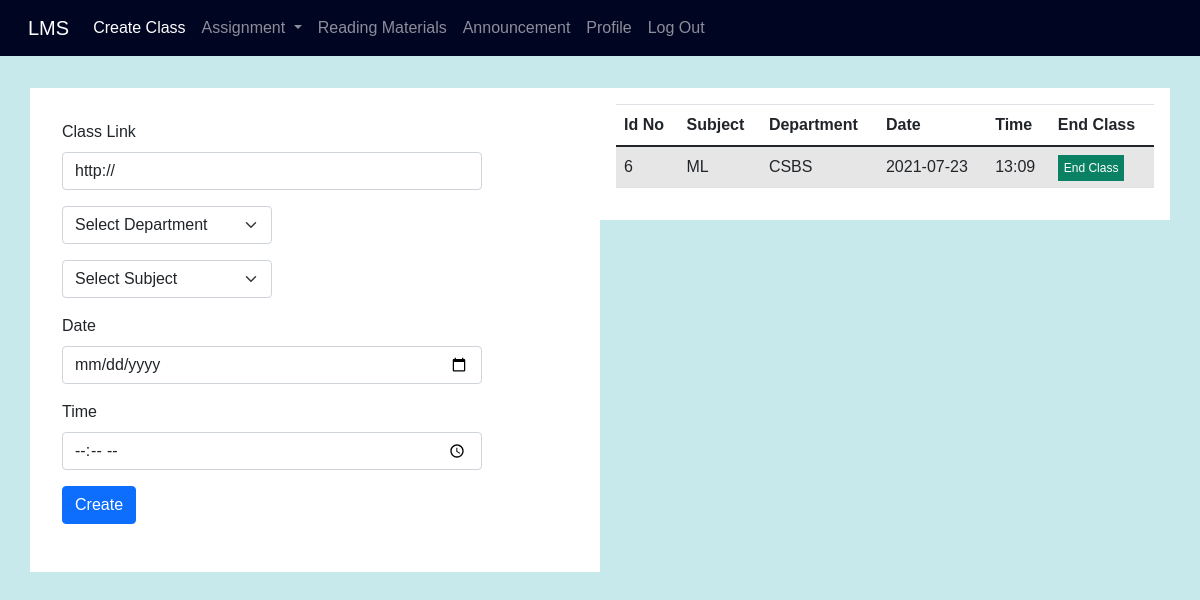
Page /create_class/ (signed in) on the earlier database version.
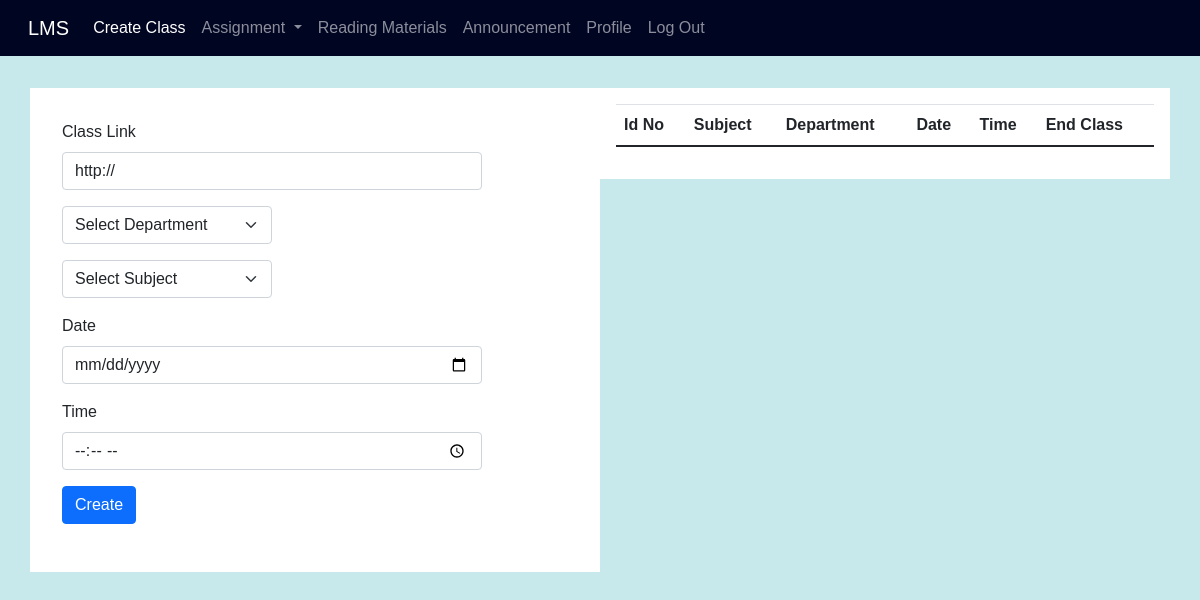
Same page on the later database version.
### lms_app/models.py (models this page shows)
class Classes(models.Model):
    class_id = models.AutoField(primary_key=True)
    admin_id = models.IntegerField(unique=False)
    class_link = models.URLField(max_length=600, unique=False)
    department = models.CharField(max_length=100,unique=False)
    subject = models.CharField(max_length=100,unique=False)
    date=models.CharField(max_length=50,unique=False)
    time = models.CharField(max_length=50,unique=False)

### lms_app/views.py (the view)
# urls.py: path("create_class/", views.create_class, name='create_class'),
def create_class(requests):
    teacher_id=requests.session['teacher_id']
    data=Classes.objects.all().filter(admin_id=teacher_id)
    sub =Subject_assign.objects.all().filter(teachers_id=teacher_id)
    my_dic ={'records':data,'sub':sub}
    return render(requests,'createclass.html',context=my_dic)

### templates/createclass.html (shortened to what this page needs)
{% extends 'header.html' %}
{% block body_block %}
<div class="create_form">
 <div class="form">
    <form action="{% url 'base:create' %}" method="POST" class="form">
        <div class="mb-3 ">
            <div class="mb-3">
                <label for="link" class="form-label">Class Link</label>
                <input type="text"  class="form-control" name="link" id="link" value="http://" style="width: 200%;">
            </div>
            <div class="mb-3">
                 <select class="form-select" aria-label="Default select example" name="department">
                      <option selected>Select Department</option>
                 </select>
            </div>
            <div class="mb-3">
                 <select class="form-select" aria-label="Default select example" name="subject" style="width: 100%;">
                      <option selected>Select Subject</option>
                 </select>
            </div>
            <div class="mb-3">
                <label for="subjects" class="form-label">Date</label>
                <input type="date" class="form-control" id="subjects" name="date"  style="width: 200%;">
            </div>
            <div class="mb-3">
                <label for="subjectssss">Time</label>
                <input type="time" class="form-control" id="subjectssss" name="time"  style="width: 200%;">
            </div>
            <div class="mb-3">
                <input type="submit" class="btn btn-primary" name="submit" value="Create">
            </div>
        </div>
    </form>
 </div>
<div class="from_table">
    <table class="table table-striped ">
  <thead>
    <tr>
      <th scope="col">Id No</th>
      <th scope="col">Subject</th>
      <th scope="col">Department</th>
      <th scope="col">Date</th>
      <th scope="col">Time</th>
      <th scope="col">End Class</th>
    </tr>
  </thead>
  <tbody>
{% if records %}
{%  for stat in records %}
    <tr>
      <td>{{stat.class_id}}</td>
      <td>{{stat.subject}}</td>
      <td>{{stat.department}}</td>
      <td>{{stat.date}}</td>
      <td>{{stat.time}}</td>
      <td><a href="{% url 'base:delete_class' class_id=stat.class_id %}" style="text-decoration: none; background: rgb(11, 129, 100); padding: 6px; color: white; font-size: 12px;">End Class</a></td>
    </tr>
{% endfor %}
{%endif %}
  </tbody>
</table>
</div>
</div>
</body>
</html>
{% endblock %}

Differences in the rows shown:
removed Classes: class_id "6", subject "ML", department "CSBS", date "2021-07-23", time "13:09"
